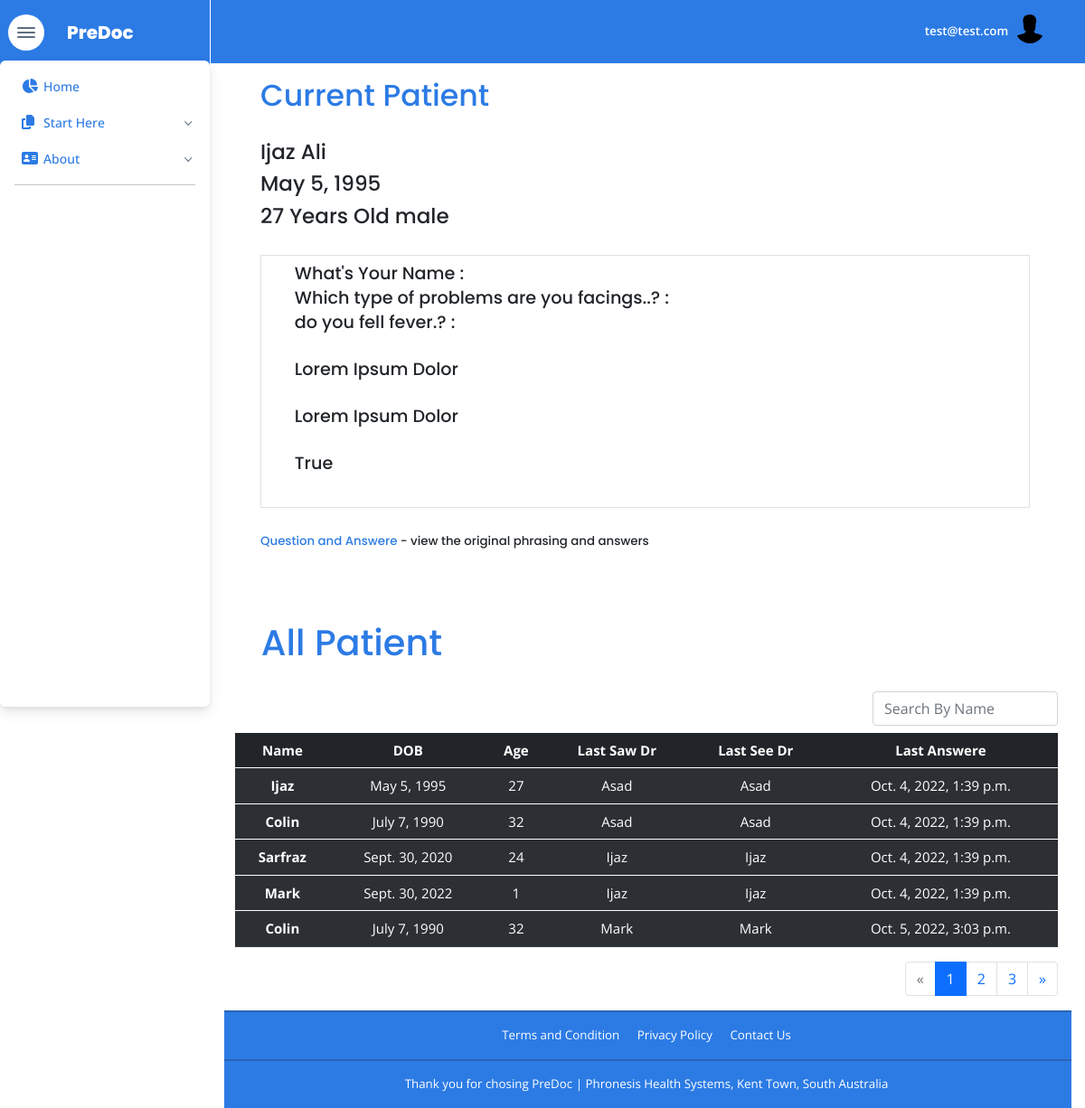
Screenshot of /dashboard/ (signed in) with the database file from the repository.
### account/models.py (models this page shows, shortened)
class UserModel(TimeStampMixin, AbstractBaseUser):
    class Meta:
        verbose_name = 'User'
    email = models.EmailField(max_length=255, unique=True)
    username = models.CharField(max_length=255, null=True, blank=True)
    first_name = models.CharField(max_length=255, null=True, blank=True)
    last_name = models.CharField(max_length=255, null=True, blank=True)
    description = models.CharField(max_length=255, null=True, blank=True)
    about = models.TextField()
    location = models.CharField(max_length=255, null=True, blank=True)
    profile_image = models.ImageField(upload_to ='profile_image', null=True, blank=True)
    dob = models.DateField(blank=True,null=True)
    gender = models.CharField(max_length=10,choices=GENDER_CHOICES,null=True,blank=True)
    age = models.IntegerField(blank=True, null=True)
    is_agree = models.BooleanField(default=False)
    is_active = models.BooleanField(default=True)
    is_admin = models.BooleanField(default=False)
    is_staff = models.BooleanField(default=False)
    type = models.CharField(max_length=10,choices=UserTypeChoice.choices(),null=False,blank=False,default=UserTypeChoice.DOCTOR .value,)
    USERNAME_FIELD = "email"
    REQUIRED_FIELDS = []
    objects = CustomUserManger()

### appoinments/models.py (models this page shows)
class Appoinment(models.Model):
    date = models.DateTimeField(auto_now_add=True, blank=True)
    patient = models.ForeignKey(UserModel,on_delete=models.CASCADE,related_name='patient')
    doctor = models.ForeignKey(UserModel,on_delete=models.CASCADE,related_name='doctor')
    qs = models.OneToOneField(Questionire,on_delete=models.CASCADE,null=True,blank=True)

### appoinments/views.py (the view, shortened to what this page needs)
# urls.py: path('dashboard/',DashBoardPageView.as_view(),name='dashboard'),
class DashBoardPageView(LoginRequiredMixin,View):
    def get(self,request, *args, **kwargs):
        obj = Appoinment.objects.first()
        appoinments = Appoinment.objects.all()
        paginator  = Paginator(appoinments,5)
        page       = request.GET.get('page')
        try:
            cr_page = paginator.get_page(page)
        except PageNotAnInteger:
            cr_page = paginator.page(1)
        except EmptyPage:
            cr_page = paginator.page(paginator.num_pages)
        context={
            "title":"Dashboard",
            "appoinments":appoinments,
            'pages':cr_page,
            "obj":obj,
        }
        return render(request,'dashboard.html', context)

### templates/dashboard.html (shortened to what this page needs)
{% extends 'base.html' %}
{% load static %}
{% block content %}
<main class="main" id="top">
  <div class="container">
          <div class="container" id="current_div" style="display:block ;">
            <div class="modal-body">
              <div class=" text-heading">
                <h2 class="text-heading">Current Patient</h2>
                <h4 class=" mt-4 text-dark">{{ obj.patient.first_name }} {{ obj.patient.last_name }}</h4>
                <h4 class="text-dark"> {{ obj.patient.dob }}</h4>
                <h4 class="text-dark">{{ obj.patient.age }} Years Old {{obj.patient.gender}}</h4>
              </div>
              <div class="mt-4 ">
                <div class="col col-lg-12 ">
                  <div class="border overflow-auto bg-ldight user-inner-text" style="height:40%">
                    <div class="mx-4 p-2">
                      {% for r in obj.qs.syptoms.form_response.definition.fields %}
                      <h5>{{ r.title }} :
                      </h5>
                      {% endfor %}
                      {% for i in obj.qs.syptoms.form_response.answers %}
                          <p class="h5 text-capitalize my-4">{{ i.text }}</p>
                          <p class="h5 text-capitalize my-4">{{ i.boolean }}</p>
                      {% endfor %}
                    </div>
                   </div>
                  <div class="mt-4">
                    <p class="h6">
                      <span class="text-heading border-bottom border-white">Question and Answere</span> -
                          view the original phrasing and answers
                        </p>
                  </div>
                </div>
              </div>
            </div>
          </div>
          <div class="condition_base_data">
            {% if appoinments %}
            <div class="">
              <h1 class="m-4 pt-4 h1 text-heading"> All Patient </h1>
              <div class="d-flex justify-content-end my-2">
                <span class="counter pull-right"></span>
                <div class="">
                    <input type="text" id="myInput" class="search form-control"  placeholder="Search By Name">
                  </div>
              </div>
              <div class="table-responsive-sm table-responsive-md  table-responsive-lg  custom_table" >
                <table class="table table-striped results table-dark table-hover"  id="myTable"  >
                      <thead >
                        <tr class="text-center text-headisng font-weight-bold">
                          <th scope="col">Name</th>
                          <th scope="col">DOB</th>
                          <th scope="col">Age</th>
                          <th scope="col">Last Saw Dr</th>
                          <th scope="col">Last See Dr</th>
                          <th scope="col">Last Answere</th>
                        </tr>
                      </thead>
                      {% for appoinment in pages %}
                      <tbody>
                        <tr class="text-center text-heading show_div">
                          <th scope="row" onclick="loadingPage()" id="get_ajax_request" class="cursor-pointer button_show_div" data-target="#id-{{appoinment.id}}">
                            {{ appoinment.patient.first_name }}
                          </th>
                          <td>{{appoinment.patient.dob}}</td>
                          <td>{{appoinment.patient.age}}</td>
                          <td>{{appoinment.doctor.first_name}}</td>
                          <td>{{appoinment.doctor.first_name}}</td>
                          <td>{{appoinment.date}} </td>
                        </tr>
                      </tbody>
                      {% endfor %}
                </table>
              </div>
            </div>
            {% if pages.has_other_pages %}
            <div class="d-flex justify-content-end">
            <nav aria-label="Page navigation example">
              <ul class="pagination">
                {% if pages.has_previous %}
                <li class="page-item">
                  <a class="page-link" href="?page={{ pages.previous_page_number }}" aria-label="Previous">
                    <span aria-hidden="true">&laquo;</span>
                    <span class="sr-only">Previous</span>
                  </a>
                </li>
                {% else %}
                <li class="page-item disabled">
                <a class="page-link" href="{{ request.path }}" aria-label="Previous">&laquo;</a>
                </li>
                {% endif %}
              {% for page_number in pages.paginator.get_elided_page_range %}
                  {% if page_number == pages.paginator.ELLIPSIS %}
                      {{page_number}}
                  {% else %}
                  <li class="page-item {% if page_number == pages.number %} active {% endif %}"><a class="page-link" href="?page={{ page_number }}" class="current">
                        {{page_number}}
                      </a>
                    </li>
                  {% endif %}
              {% endfor %}
                {% if pages.has_next %}
                <li class="page-item">
                  <a class="page-link" href="?page={{ pages.next_page_number }}" aria-label="Next">
                    <span aria-hidden="true">&raquo;</span>
                  </a>
                </li>
                {% else %}
                <li class="page-item disabled"><a class="page-link disabled" href="{{ request.path }}" aria-label="Next">&raquo;</a>
                </li>
                {% endif %}
              </ul>
            </nav>
          </div>
            {% endif %}
            {% endif %}
          </div>
      </div>
    </main>
    {% include 'seconed_fotter.html' %}
{% endblock content %}

### templates/base.html (shortened to what this page needs)
{% load static %}
<!DOCTYPE html>
<html lang="en-US" dir="ltr">
    <head>
        <link href="{% static 'assets/css/bootstrap.min.css' %}" rel="stylesheet">
        <link href="{% static 'assets/css/root.css' %}" rel="stylesheet">
        <link href="{% static 'assets/css/theme.css' %}" rel="stylesheet">
        <link href="{% static 'assets/css/dashboard.css' %}" rel="stylesheet">
      </head>
<body>
  <div class="container-fluid" data-layout="container-fluid" style="padding-left:0px ;">
    {% block sidebar %}
      {% include 'layout/side_nav.html' %}
    {% endblock sidebar %}
    <div class="content">
      {% block header %}
        {% include 'layout/header.html' %}
      {% endblock header %}
    {% block content %}
    {% endblock content %}
    </div>
  </div>
</body>
</html>

### templates/layout/side_nav.html (shortened to what this page needs)
{% load static %}
{% block sidebar %}
<nav class="navbar navbar-vertical navbar-expand-xl navbar-light navbar-card">
    <div class="d-flex accounts-card-bg align-items-center top-bottom-equal">
      <div class="toggle-icon-wrapper ml-1">
        <button class="btn bg-white navbar-toggler-humburger-icon navbar-vertical-toggle"  data-placement="left">
          <span class="text-white navbar-toggle-icon">
            <span class="text-white toggle-line"></span>
          </span>
        </button>
      </div>
      <a class="navbar-brand" href="{% url 'landing' %}">
        <div class="d-flex text-center align-items-center py-3">
            <span class="text-white text-sans-serif">PreDoc</span>
        </div>
      </a>
    </div>
    <div class="collapse navbar-collapse" id="navbarVerticalCollapse">
      <div class="navbar-vertical-content perfect-scrollbar scrollbar">
        <ul class="navbar-nav flex-column">
            <li class="nav-item"><a class="nav-link" href="{% url 'dashboard' %}">
                <div class="d-flex text-heading align-items-center"><span class="nav-link-icon"><span class="fas fa-chart-pie"></span></span></span><span class="nav-link-text"> Home</span>
                </div>
              </a>
          </li>
          <li class="nav-item">
            <a class="nav-link dropdown-indicator" href="#pages" data-toggle="collapse" role="button" aria-expanded="false" aria-controls="pages">
              <div class="d-flex text-heading align-items-center"><span class="nav-link-icon"><span class="fas fa-copy"></span></span><span class="nav-link-text">Start Here</span>
              </div>
            </a>
          </li>
          <li class="nav-item">
            <a class="nav-link dropdown-indicator" href="#about" data-toggle="collapse" role="button" aria-expanded="false" aria-controls="pages">
              <div class="d-flex text-heading align-items-center"><span class="nav-link-icon"><span class="fa fa-address-card"></span></span><span class="nav-link-text">About</span>
              </div>
            </a>
          </li>
        </ul>
        <div class="navbar-vertical-divider">
          <hr class="navbar-vertical-hr my-2" />
        </div>
      </div>
    </div>
  </nav>
  {% endblock sidebar %}

### templates/layout/header.html (shortened to what this page needs)
{% load static %}
{% block header %}
<nav class="navbar ndavbar-glass navbar-top sticky-kit px-4 navbar-expand" style="background-color:#2c7be5 ;">
    <ul class="navbar-nav navbar-nav-icons ml-auto flex-row align-items-center">
      <li class="nav-item"> <span class="text-white">{{request.user.email}}</span></li>
      <li class="nav-item mr-3 dropdown dropdown-on-click"><a class="nav-link pr-0" id="navbarDropdownUser" href="#" role="button" data-toggle="dropdown" aria-haspopup="true" aria-expanded="false">
          <div class="avatar avatar-xl">
            <img class="rounded-circle"
            {% if request.user.profile_image %}
             src="{{ request.user.profile_image.url }}"
             {% else %}
             src="{% static 'assets/img/icons/avatar.svg' %}"
              {% endif %}
             alt="" />
          </div>
        </a>
      </li>
    </ul>
  </nav>
  {% endblock header %}

### templates/seconed_fotter.html
{% load static %}
<section class="fotter-bg-color py-0">
    <div>
      <hr class="my-0 border-600 opacity-25" />
      <div class="container py-3">
        <div class="row justify-content-center fs--1">
          <div class="col-12 col-sm-auto text-center">
                <a class="mx-2 text-white" style="text-decoration: none;" href="{% url 'terms_condition' %}">Terms and Condition</a>
                <a class="mx-2 text-white" style="text-decoration: none;" href="{% url 'privacy_policy' %}"> Privacy Policy </a>
                <a class="mx-2 text-white" style="text-decoration: none;" href="{% url 'contactus' %}"> Contact Us </a>
          </div>
        </div>
      </div>
    </div>
  </section>
  <section class="fotter-bg-color py-0">
    <div>
      <hr class="my-0 border-600 opacity-25" />
      <div class="container py-3">
        <div class="row justify-content-center fs--1">
          <div class="col-12 col-sm-auto text-center">
            <p class="mb-0 text-700 text-white">Thank you for chosing PreDoc
              <span class="d-none d-sm-inline-block">| </span>
                <br class="d-sm-none" />Phronesis Health Systems, Kent Town, South Australia</p>
          </div>
        </div>
      </div>
    </div>
  </section>

### static/assets/css/root.css (style rules this page uses)
:root { --accounts-card-bg :#2c7be5; --fotter-bg-color:#2c7be5; --main-bg-gradient:white ; --heading-all-color : #2C7BE5; --anchor-tags-color: #2c7be5; }
body { background-color: var(--main-bg-gradient); background-repeat:no-repeat ; }
a { color: var(--anchor-tags-color); text-decoration: none; }
.text-heading { color: var(--heading-all-color); }
.accounts-card-bg { background-color: var(--accounts-card-bg); }
.fotter-bg-color { background-color: var(--fotter-bg-color); }

### static/assets/css/dashboard.css (style rules this page uses)
.user-inner-text { height: 20%; }
.counter { padding:8px; color:#ccc; }
.custom_table { font-size: 15px; height: 80%; overflow-y: scroll; }

### rows the page displays
UserModel: user.email "test@test.com"
Appoinment: patient.first_name "Ijaz", patient.last_name "Ali", patient.dob "May 5, 1995", patient.age "27", patient.gender "male", doctor.first_name "Asad", date "Oct. 4, 2022, 1:39 p.m."
Appoinment: patient.first_name "Colin", patient.dob "July 7, 1990", patient.age "32", doctor.first_name "Asad", date "Oct. 4, 2022, 1:39 p.m."
Appoinment: patient.first_name "Sarfraz", patient.dob "Sept. 30, 2020", patient.age "24", doctor.first_name "Ijaz", date "Oct. 4, 2022, 1:39 p.m."
Appoinment: patient.first_name "Mark", patient.dob "Sept. 30, 2022", patient.age "1", doctor.first_name "Ijaz", date "Oct. 4, 2022, 1:39 p.m."
Appoinment: patient.first_name "Colin", patient.dob "July 7, 1990", patient.age "32", doctor.first_name "Mark", date "Oct. 5, 2022, 3:03 p.m."

### other values shown
{{ r.title }} "What's Your Name" "Which type of problems are you facings..?" "do you fell fever.?"
{{ i.text }} "Lorem Ipsum Dolor" "Lorem Ipsum Dolor"
{{ i.boolean }} "True"
{{ page_number }} "1" "2" "3"
